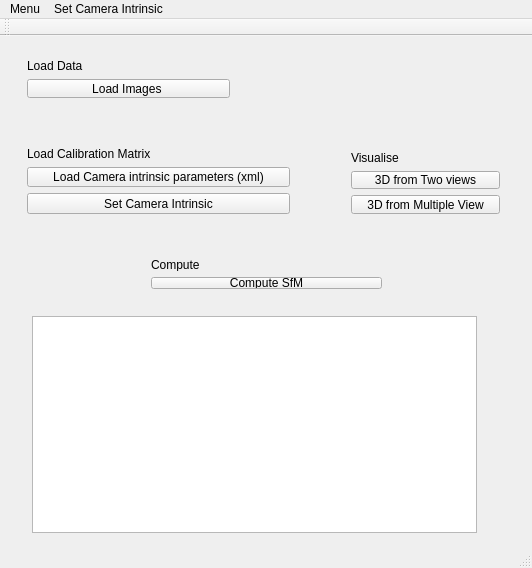
<?xml version="1.0" encoding="UTF-8"?>
<ui version="4.0">
 <class>MainWindow</class>
 <widget class="QMainWindow" name="MainWindow">
  <property name="geometry">
   <rect>
    <x>0</x>
    <y>0</y>
    <width>532</width>
    <height>568</height>
   </rect>
  </property>
  <property name="windowTitle">
   <string>MainWindow</string>
  </property>
  <widget class="QWidget" name="centralWidget">
   <widget class="QPlainTextEdit" name="txtupdate">
    <property name="geometry">
     <rect>
      <x>32</x>
      <y>280</y>
      <width>445</width>
      <height>217</height>
     </rect>
    </property>
   </widget>
   <widget class="QWidget" name="layoutWidget">
    <property name="geometry">
     <rect>
      <x>340</x>
      <y>104</y>
      <width>171</width>
      <height>85</height>
     </rect>
    </property>
    <layout class="QVBoxLayout" name="verticalLayout_2">
     <item>
      <widget class="QLabel" name="label_2">
       <property name="text">
        <string>Visualise</string>
       </property>
      </widget>
     </item>
     <item>
      <widget class="QPushButton" name="reconstructfrm2d_btn">
       <property name="text">
        <string>3D from Two views</string>
       </property>
      </widget>
     </item>
     <item>
      <widget class="QPushButton" name="reconstructfromNd_btn">
       <property name="text">
        <string>3D from Multiple View</string>
       </property>
      </widget>
     </item>
    </layout>
   </widget>
   <widget class="QWidget" name="">
    <property name="geometry">
     <rect>
      <x>140</x>
      <y>212</y>
      <width>253</width>
      <height>52</height>
     </rect>
    </property>
    <layout class="QVBoxLayout" name="verticalLayout_3">
     <item>
      <widget class="QLabel" name="label_3">
       <property name="text">
        <string>Compute</string>
       </property>
      </widget>
     </item>
     <item>
      <widget class="QPushButton" name="sfm_btn">
       <property name="text">
        <string>Compute SfM</string>
       </property>
      </widget>
     </item>
    </layout>
   </widget>
   <widget class="QWidget" name="">
    <property name="geometry">
     <rect>
      <x>16</x>
      <y>12</y>
      <width>225</width>
      <height>61</height>
     </rect>
    </property>
    <layout class="QVBoxLayout" name="verticalLayout_5">
     <item>
      <layout class="QVBoxLayout" name="verticalLayout">
       <item>
        <widget class="QLabel" name="label">
         <property name="text">
          <string>Load Data</string>
         </property>
        </widget>
       </item>
       <item>
        <widget class="QPushButton" name="load_IMG_btn">
         <property name="text">
          <string>Load Images </string>
         </property>
        </widget>
       </item>
      </layout>
     </item>
    </layout>
   </widget>
   <widget class="QWidget" name="">
    <property name="geometry">
     <rect>
      <x>16</x>
      <y>100</y>
      <width>285</width>
      <height>89</height>
     </rect>
    </property>
    <layout class="QVBoxLayout" name="verticalLayout_4">
     <item>
      <widget class="QLabel" name="label_4">
       <property name="text">
        <string>Load Calibration Matrix</string>
       </property>
      </widget>
     </item>
     <item>
      <widget class="QPushButton" name="load_calibration_btn">
       <property name="text">
        <string>Load Camera intrinsic parameters (xml)</string>
       </property>
      </widget>
     </item>
     <item>
      <widget class="QPushButton" name="set_camera_intrinsic_btn">
       <property name="text">
        <string>Set Camera Intrinsic</string>
       </property>
      </widget>
     </item>
    </layout>
   </widget>
   <zorder>layoutWidget</zorder>
   <zorder>layoutWidget</zorder>
   <zorder>sfm_btn</zorder>
   <zorder>txtupdate</zorder>
   <zorder>label</zorder>
   <zorder>label_2</zorder>
   <zorder>label_3</zorder>
   <zorder>layoutWidget</zorder>
   <zorder>layoutWidget</zorder>
   <zorder>set_camera_intrinsic_btn</zorder>
   <zorder>load_calibration_btn</zorder>
   <zorder>label_4</zorder>
  </widget>
  <widget class="QMenuBar" name="menuBar">
   <property name="geometry">
    <rect>
     <x>0</x>
     <y>0</y>
     <width>532</width>
     <height>25</height>
    </rect>
   </property>
   <widget class="QMenu" name="menuMenu">
    <property name="title">
     <string>Menu</string>
    </property>
    <addaction name="actionLoad_Image"/>
    <addaction name="actionLoad_Calibration_data"/>
    <addaction name="actExit"/>
   </widget>
   <widget class="QMenu" name="menuCalibration">
    <property name="title">
     <string>Set Camera Intrinsic</string>
    </property>
    <addaction name="actionCreate_Calibration_Matrix"/>
   </widget>
   <addaction name="menuMenu"/>
   <addaction name="menuCalibration"/>
  </widget>
  <widget class="QToolBar" name="mainToolBar">
   <attribute name="toolBarArea">
    <enum>TopToolBarArea</enum>
   </attribute>
   <attribute name="toolBarBreak">
    <bool>false</bool>
   </attribute>
  </widget>
  <widget class="QStatusBar" name="statusBar"/>
  <action name="actExit">
   <property name="text">
    <string>Exit</string>
   </property>
  </action>
  <action name="actionLoad_Image">
   <property name="text">
    <string>Load Images ...</string>
   </property>
  </action>
  <action name="actionLoad_Calibration_data">
   <property name="text">
    <string>Load Camera Parameter Matrix</string>
   </property>
  </action>
  <action name="actionCreate_Calibration_Matrix">
   <property name="text">
    <string>Create Camera Matrix ...</string>
   </property>
  </action>
 </widget>
 <layoutdefault spacing="6" margin="11"/>
 <resources/>
 <connections/>
</ui>
